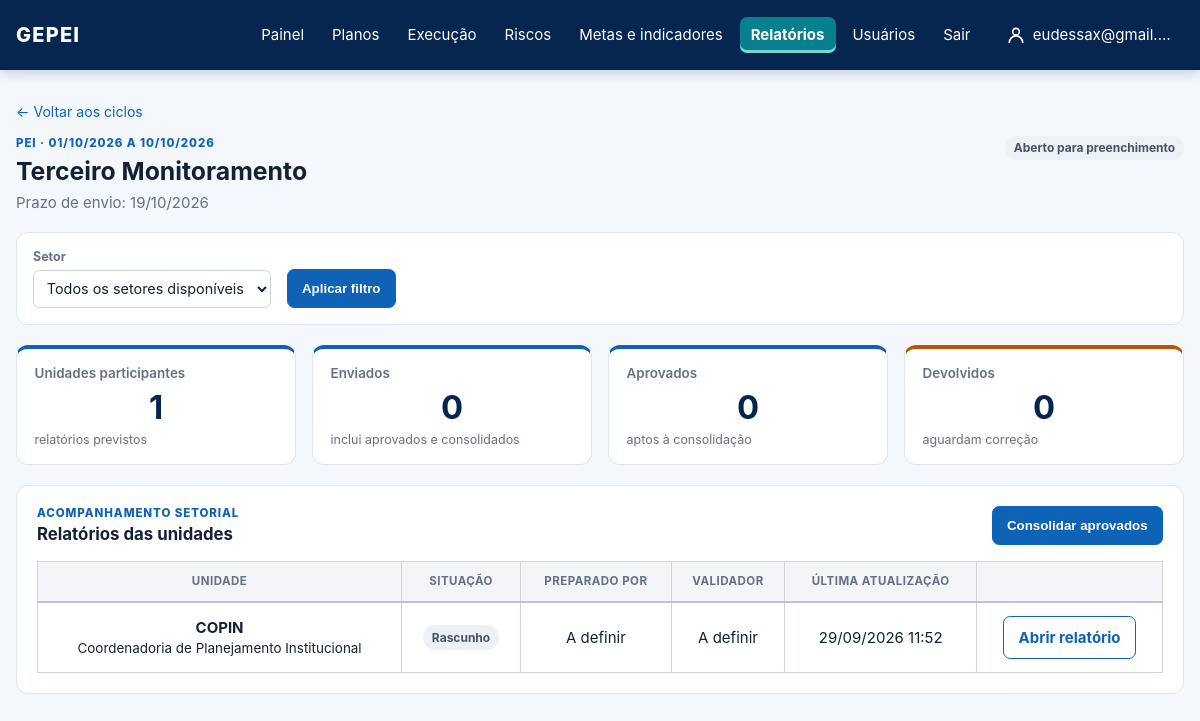
Page /relatorios/2/ (signed in) on the committed database.
### core/models.py (models this page shows, shortened)
class ReportCycle(models.Model):
    class Status(models.TextChoices):
        OPEN = "ABERTO", "Aberto para preenchimento"
        CONSOLIDATING = "EM_CONSOLIDACAO", "Em consolidação"
        CLOSED = "ENCERRADO", "Encerrado"
    plan = models.ForeignKey(Plan, on_delete=models.PROTECT, related_name="report_cycles")
    name = models.CharField(max_length=180)
    period_start = models.DateField()
    period_end = models.DateField()
    due_date = models.DateField()
    participating_units = models.ManyToManyField(OrganizationalUnit, related_name="report_cycles")
    status = models.CharField(max_length=18, choices=Status.choices, default=Status.OPEN)
    created_by = models.ForeignKey(settings.AUTH_USER_MODEL, on_delete=models.PROTECT, related_name="created_report_cycles")
    created_at = models.DateTimeField(auto_now_add=True)
    closed_at = models.DateTimeField(null=True, blank=True)
    class Meta:
        ordering = ["-period_end", "-id"]

class Plan(models.Model):
    class PlanType(models.TextChoices):
        PEI = "PEI", "PEI"
        PESP = "PESP", "PESP"
        PPA = "PPA", "PPA"
        OTHER = "OUTRO", "Outro"
    name = models.CharField(max_length=180)
    acronym = models.CharField(max_length=30)
    plan_type = models.CharField(max_length=10, choices=PlanType.choices)
    start_date = models.DateField()
    end_date = models.DateField()
    active = models.BooleanField(default=True)

class SectorReport(models.Model):
    class Status(models.TextChoices):
        DRAFT = "RASCUNHO", "Rascunho"
        SUBMITTED = "ENVIADO", "Enviado para validação"
        RETURNED = "DEVOLVIDO", "Devolvido para correção"
        APPROVED = "APROVADO", "Aprovado"
        CONSOLIDATED = "CONSOLIDADO", "Consolidado"
    cycle = models.ForeignKey(ReportCycle, on_delete=models.CASCADE, related_name="sector_reports")
    unit = models.ForeignKey(OrganizationalUnit, on_delete=models.PROTECT, related_name="sector_reports")
    prepared_by = models.ForeignKey(
        settings.AUTH_USER_MODEL,
        null=True,
        blank=True,
        on_delete=models.PROTECT,
        related_name="prepared_sector_reports",
    )
    validator = models.ForeignKey(
        settings.AUTH_USER_MODEL,
        null=True,
        blank=True,
        on_delete=models.PROTECT,
        related_name="assigned_sector_reports",
    )
    status = models.CharField(max_length=14, choices=Status.choices, default=Status.DRAFT)
    executive_summary = models.TextField(blank=True)
    complements = models.TextField(blank=True)
    next_steps = models.TextField(blank=True)
    management_decision_needed = models.TextField(blank=True)
    validator_comment = models.TextField(blank=True)
    resubmission_due_date = models.DateField(null=True, blank=True)
    snapshot = models.JSONField(default=dict, blank=True)
    submitted_at = models.DateTimeField(null=True, blank=True)
    validated_at = models.DateTimeField(null=True, blank=True)
    updated_at = models.DateTimeField(auto_now=True)
    class Meta:
        constraints = [models.UniqueConstraint(fields=["cycle", "unit"], name="unique_report_per_cycle_unit")]
        ordering = ["unit__name"]

class OrganizationalUnit(models.Model):
    class UnitType(models.TextChoices):
        ORGAN = "ORGAO", "Órgão"
        UNIT = "UNIDADE", "Unidade"
        SECTOR = "SETOR", "Setor"
    organization = models.ForeignKey(Organization, on_delete=models.PROTECT)
    parent = models.ForeignKey("self", null=True, blank=True, on_delete=models.PROTECT)
    name = models.CharField(max_length=180)
    acronym = models.CharField(max_length=30, blank=True)
    unit_type = models.CharField(max_length=10, choices=UnitType.choices)

### core/views.py (the view, shortened to what this page needs)
# urls.py: path("relatorios/<int:cycle_id>/", views.report_cycle_detail, name="report_cycle_detail"),
@login_required
@permission_required("core.view_reportcycle", raise_exception=True)
def report_cycle_detail(request, cycle_id):
    cycle = get_object_or_404(
        ReportCycle.objects.select_related("plan", "created_by").prefetch_related("sector_reports__unit", "sector_reports__validator"),
        pk=cycle_id,
    )
    all_reports = list(cycle.sector_reports.all())
    selected_unit = selected_unit_for_request(request)
    visible_units = {int(selected_unit)} if selected_unit.isdigit() else user_unit_ids(request.user, for_view=True)
    reports = [item for item in all_reports if visible_units is None or item.unit_id in visible_units]
    if visible_units is not None and not reports:
        raise Http404
    own_ids = user_unit_ids(request.user)
    readonly_cycle = own_ids is not None and request.user.has_perm("core.view_other_units") and any(item.unit_id not in own_ids for item in all_reports)
    request.read_only_other_unit = readonly_cycle
    if request.method == "POST" and readonly_cycle:
        raise PermissionDenied
    return render(
        request,
        "core/report_cycle_detail.html",
        {
            "units": view_scope_units(OrganizationalUnit.objects.order_by("name"), request.user),
            "selected_unit": selected_unit,
            "cycle": cycle,
            "reports": reports,
            "approved_count": sum(item.status in [SectorReport.Status.APPROVED, SectorReport.Status.CONSOLIDATED] for item in reports),
            "submitted_count": sum(item.status != SectorReport.Status.DRAFT for item in reports),
            "returned_count": sum(item.status == SectorReport.Status.RETURNED for item in reports),
        },
    )

### core/context_processors.py (called while the page is built)
def navigation_plans(request):
    if not request.user.is_authenticated:
        return {"navigation_plans": []}
    return {"navigation_plans": Plan.objects.order_by("acronym", "name")}

### core/permissions.py (called while the page is built, shortened)
def is_administrator(user):
    if user.is_superuser:
        return True
    return user.groups.filter(name__iexact=ADMINISTRATOR_GROUP_NAME).exists()

def user_unit_ids(user, for_view=False):
    if is_administrator(user) or (for_view and user.has_perm("core.view_other_units")):
        return None

def scope_units(queryset, user, for_view=False):
    ids = user_unit_ids(user, for_view=for_view)
    return queryset if ids is None else queryset.filter(pk__in=ids)

def selected_unit_for_request(request):
    ids = user_unit_ids(request.user)
    requested = request.GET.get("unit", "")
    if ids is None:
        return requested

def view_scope_units(queryset, user):
    return scope_units(queryset, user, for_view=True)

### templates/core/report_cycle_detail.html (shortened to what this page needs)
{% extends "base.html" %}
{% block content %}
  <a class="back-link" href="{% url 'report_cycle_overview' %}">← Voltar aos ciclos</a>
  <section class="action-detail-heading"><div><p class="eyebrow">{{ cycle.plan.acronym }} · {{ cycle.period_start|date:"d/m/Y" }} a {{ cycle.period_end|date:"d/m/Y" }}</p><h1>{{ cycle.name }}</h1><p>Prazo de envio: {{ cycle.due_date|date:"d/m/Y" }}</p></div><span class="chip chip-report-{{ cycle.status|lower }}">{{ cycle.get_status_display }}</span></section>
  {% include "core/_unit_filter.html" %}
  <section class="metrics report-cycle-metrics">
    <article class="metric-card"><span>Unidades participantes</span><strong>{{ reports|length }}</strong><small>relatórios previstos</small></article>
    <article class="metric-card"><span>Enviados</span><strong>{{ submitted_count }}</strong><small>inclui aprovados e consolidados</small></article>
    <article class="metric-card"><span>Aprovados</span><strong>{{ approved_count }}</strong><small>aptos à consolidação</small></article>
    <article class="metric-card metric-warning"><span>Devolvidos</span><strong>{{ returned_count }}</strong><small>aguardam correção</small></article>
  </section>
  <section class="panel">
    <div class="panel-heading"><div><p class="eyebrow">Acompanhamento setorial</p><h2>Relatórios das unidades</h2></div>
      {% if perms.core.change_reportcycle %}{% if cycle.status == "ABERTO" %}<form method="post">{% csrf_token %}<input type="hidden" name="operation" value="consolidate"><button class="button button-primary" type="submit">Consolidar aprovados</button></form>{% elif cycle.status == "EM_CONSOLIDACAO" %}<form method="post">{% csrf_token %}<input type="hidden" name="operation" value="close"><button class="button button-primary" type="submit">Encerrar ciclo</button></form>{% endif %}{% endif %}
    </div>
    <div class="responsive-table"><table><thead><tr><th>Unidade</th><th>Situação</th><th>Preparado por</th><th>Validador</th><th>Última atualização</th><th></th></tr></thead><tbody>
      {% for report in reports %}<tr><td><strong>{{ report.unit.acronym|default:report.unit.name }}</strong><span>{{ report.unit.name }}</span></td><td><span class="chip chip-report-{{ report.status|lower }}">{{ report.get_status_display }}</span>{% if report.resubmission_due_date %}<small>Novo prazo: {{ report.resubmission_due_date|date:"d/m/Y" }}</small>{% endif %}</td><td>{{ report.prepared_by.username|default:"A definir" }}</td><td>{{ report.validator.username|default:"A definir" }}</td><td>{{ report.updated_at|date:"d/m/Y H:i" }}</td><td><a class="button button-secondary" href="{% url 'sector_report_detail' cycle.id report.id %}">Abrir relatório</a></td></tr>{% empty %}<tr><td colspan="6">Nenhuma unidade participante.</td></tr>{% endfor %}
    </tbody></table></div>
  </section>
{% endblock %}

### templates/base.html (shortened to what this page needs)
{% load static %}
<!doctype html>
<html lang="pt-br">
<head>
  <link rel="stylesheet" href="{% static 'css/gepei.css' %}?v=20261022-10">
</head>
<body>
  <header class="topbar">
    <a class="brand" href="{% url 'dashboard' %}">GEPEI</a>
    {% if user.is_authenticated %}
      <nav>
        <a href="{% url 'dashboard' %}" {% if request.path == '/' %}class="nav-active" aria-current="page"{% endif %}>Painel</a>
        {% if perms.core.view_plan %}<details class="nav-plans{% if '/pei/' in request.path %} nav-active{% endif %}">
          <summary {% if '/pei/' in request.path %}aria-current="page"{% endif %}>Planos</summary>
        </details>{% endif %}
        {% if perms.core.view_actionplan %}<a href="{% url 'action_plan_list' %}" {% if '/planos-de-acao/' in request.path and '/riscos/' not in request.path %}class="nav-active" aria-current="page"{% endif %}>Execução</a>{% endif %}
        {% if perms.core.view_risk %}<a href="{% url 'risk_overview' %}" {% if '/riscos/' in request.path %}class="nav-active" aria-current="page"{% endif %}>Riscos</a>{% endif %}
        {% if perms.core.view_strategictarget or perms.core.view_indicator %}<a href="{% if perms.core.view_indicator %}{% url 'indicator_overview' %}{% else %}{% url 'target_overview' %}{% endif %}" >Metas e indicadores</a>{% endif %}
        {% if perms.core.view_reportcycle or perms.core.view_sectorreport or perms.core.view_quarterlysectorreport or perms.core.consolidate_quarterlysectorreport %}<a href="{% url 'report_cycle_overview' %}" {% if '/relatorios/' in request.path %}class="nav-active" aria-current="page"{% endif %}>Relatórios</a>{% endif %}
        {% if perms.auth.view_user or perms.auth.view_group %}
        <details class="nav-plans{% if '/usuarios/' in request.path %} nav-active{% endif %}">
          <summary {% if '/usuarios/' in request.path %}aria-current="page"{% endif %}>Usuários</summary>
        </details>
        {% endif %}
        <form method="post" action="{% url 'logout' %}" onsubmit="return confirm('Tem certeza de que deseja sair?');">
          <button type="submit">Sair</button>
        </form>
        <a class="nav-user{% if request.path == '/minha-conta/' %} nav-active{% endif %}" href="{% url 'profile_edit' %}" title="Minha conta">
          <svg width="20" height="20" viewBox="0 0 24 24" fill="none" stroke="currentColor" stroke-width="2" stroke-linecap="round" stroke-linejoin="round" aria-hidden="true"><circle cx="12" cy="8" r="4"/><path d="M4 21c0-4.4 3.6-8 8-8s8 3.6 8 8"/></svg>
          <span>{{ user.first_name|default:user.username }}</span>
        </a>
      </nav>
    {% endif %}
  </header>
  <main class="container">
    {% block content %}{% endblock %}
  </main>
</body>
</html>

### static/css/gepei.css (style rules this page uses)
:root { --blue-950:#07264f; --blue-900:#0a3872; --blue-700:#0f63b6; --blue-100:#eaf3ff; --accent:#087f8c; --accent-dark:#066772; --ink:#142033; --muted:#667085; --surface:#fff; --border:#dce5f1; --background:#f4f7fb; --green:#16834a; --yellow:#bd7b00; --orange:#bd5600; --red:#bf2626; --gray:#98a2b3; }
* { box-sizing:border-box; }
body { margin:0; background:var(--background); color:var(--ink); font-family:Inter,Arial,sans-serif; font-size:15px; }
a { color:var(--blue-700); text-decoration:none; }
.topbar { background:var(--blue-950); box-shadow:0 2px 12px rgba(7,38,79,.22); color:#fff; position:sticky; top:0; z-index:30; display:flex; justify-content:space-between; align-items:center; gap:1rem; padding:1rem max(1rem,calc((100% - 1200px)/2)); }
.brand { color:#fff; font-size:1.25rem; font-weight:800; letter-spacing:.06em; }
nav { display:flex; align-items:center; gap:.35rem; }
nav a,nav button { color:#fff; background:none; border:0; border-radius:.45rem; font:inherit; cursor:pointer; padding:.55rem .7rem; }
nav a.nav-active { background:var(--accent); box-shadow:inset 0 -3px 0 #79d5d4; color:#fff; font-weight:700; }
nav form { margin:0; }
.nav-plans { position:relative; }
.nav-plans summary { border-radius:.45rem; color:#fff; cursor:pointer; list-style:none; padding:.55rem .7rem; }
.container { width:min(1200px,calc(100% - 2rem)); margin:2rem auto 3rem; }
h1,h2,p { margin-top:0; }
h1 { font-size:2rem; margin-bottom:.45rem; }
h2 { font-size:1.05rem; margin:0; }
.eyebrow { color:var(--blue-700); font-size:.72rem; font-weight:800; letter-spacing:.08em; margin-bottom:.4rem; text-transform:uppercase; }
.button { border-radius:.45rem; display:inline-flex; font-weight:700; justify-content:center; padding:.68rem .9rem; text-decoration:none; white-space:nowrap; }
.button-primary { background:var(--blue-700); border:1px solid var(--blue-700); color:#fff; cursor:pointer; }
.button-secondary { background:#fff; border:1px solid var(--blue-700); color:var(--blue-700); }
.metrics { display:grid; grid-template-columns:repeat(4,1fr); gap:1rem; margin-bottom:1.25rem; }
.metric-card,.panel,.login-card { background:var(--surface); border:1px solid var(--border); border-radius:.75rem; }
.metric-card { border-top:4px solid var(--blue-700); padding:1rem 1.1rem; }
.metric-card.metric-warning { border-top-color:var(--orange); }
.metric-card span { color:var(--muted); display:block; font-size:.84rem; font-weight:600; }
.metric-card strong { color:var(--blue-950); display:block; font-size:2.05rem; text-align:center; line-height:1.1; margin:.5rem 0 .25rem; }
.metric-card small { color:var(--muted); font-size:.78rem; }
.panel { padding:1.25rem; }
.panel-heading { align-items:flex-start; display:flex; gap:.75rem; justify-content:space-between; margin-bottom:1rem; }
.panel-heading .eyebrow { margin-bottom:.25rem; }
.chip { align-items:center; border-radius:999px; display:inline-flex; font-size:.75rem; font-weight:700; padding:.3rem .55rem; white-space:nowrap; }
.responsive-table { overflow-x:auto; }
table { border-collapse:collapse; width:100%; }
th { border-bottom:1px solid var(--border); color:var(--muted); font-size:.72rem; letter-spacing:.04em; padding:.65rem .5rem; text-align:left; text-transform:uppercase; }
td { border-bottom:1px solid var(--border); padding:.85rem .5rem; vertical-align:middle; }
td:first-child strong,td:first-child span { display:block; }
td:first-child span { font-size:.84rem; margin-top:.2rem; }
table { border:1px solid #cfd5df; border-collapse:collapse; }
th,td { border:1px solid #cfd5df; padding:.8rem .75rem; text-align:center; vertical-align:middle; }
th { background:#f3f5f8; border-bottom:2px solid #bcc4d1; }
.back-link { display:inline-block; font-size:.88rem; margin-bottom:1rem; }
.action-detail-heading { align-items:flex-start; display:flex; gap:1rem; justify-content:space-between; margin-bottom:1.25rem; }
.action-detail-heading h1 { font-size:1.55rem; max-width:850px; }
.action-detail-heading p:not(.eyebrow) { color:var(--muted); margin:0; }
.chip-report-aberto,.chip-report-rascunho { background:#edf1f5; color:#475467; }
.report-cycle-metrics,.report-content-metrics { grid-template-columns:repeat(4,1fr); }
.nav-user { align-items:center; display:inline-flex; gap:.4rem; margin-left:.5rem; }
.nav-user span { max-width:140px; overflow:hidden; text-overflow:ellipsis; white-space:nowrap; }

### rows in the picture
SectorReport: unit.acronym "COPIN", unit.name "Coordenadoria de Planejamento Institucional", status "Rascunho", prepared_by.username "A definir", validator.username "A definir", updated_at "29/09/2026 11:52"

### other values in the picture
{{ user.first_name|default:user.username }} "eudessax@gmail.…"
{{ reports|length }} "1"
{{ submitted_count }} "0"
{{ approved_count }} "0"
{{ returned_count }} "0"
